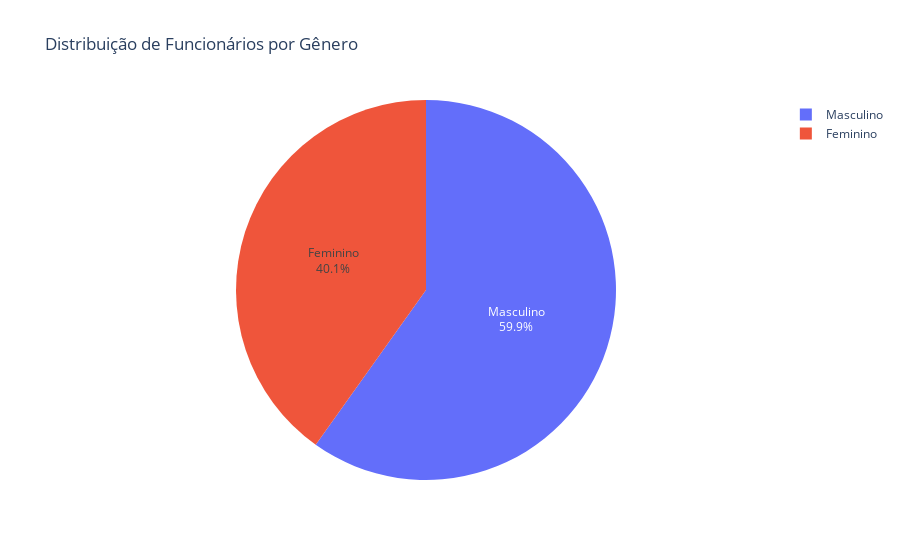

Notebook cell for this chart:
### Code cell
data_pizza = {
    'Gênero': ['Feminino', 'Masculino'],
    'Total': [total_feminino, total_masculino],
    'Percentual': [percentual_feminino, percentual_masculino]
}

df_pizza = pd.DataFrame(data_pizza)

fig_pizza = px.pie(df_pizza, values='Total', names='Gênero', 
                   title='Distribuição de Funcionários por Gênero',
                   hover_data=['Percentual'],
                   labels={'Total':'Total de Funcionários'})
fig_pizza.update_traces(textinfo='percent+label',
                        hovertemplate = 'Gênero: %{label}<br>Total: %{value}<br>Percentual: %{customdata[0]}%')

### Figure 1 — Plotly figure (JSON) as saved in the notebook; plotly's stock layout.template omitted (floating-point values rounded to 4 significant figures)
{"data": [{"customdata": [[40.14], [59.86]], "domain": {"x": [0, 1], "y": [0, 1]}, "hovertemplate": "Gênero: %{label}<br>Total: %{value}<br>Percentual: %{customdata[0]}%", "labels": ["Feminino", "Masculino"], "legendgroup": "", "name": "", "showlegend": true, "textinfo": "percent+label", "type": "pie", "values": [562, 838]}], "layout": {"legend": {"tracegroupgap": 0}, "title": {"text": "Distribuição de Funcionários por Gênero"}}}
